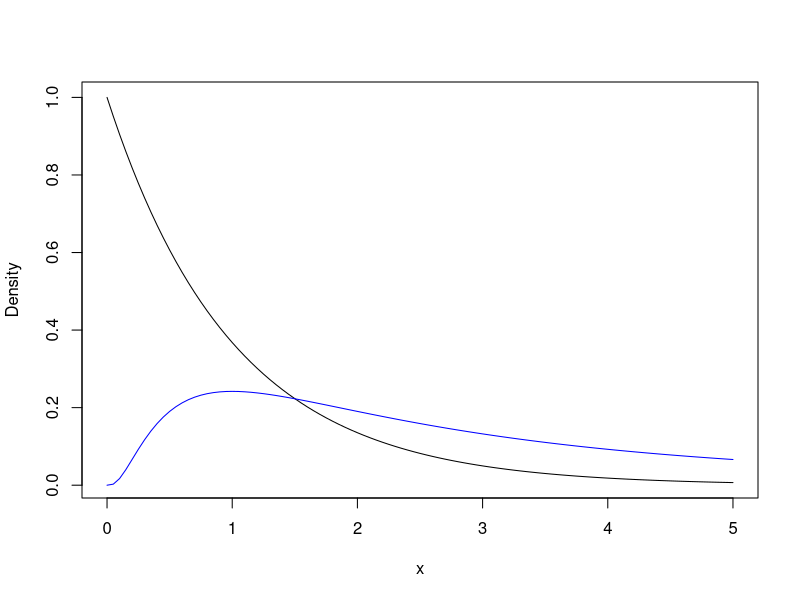
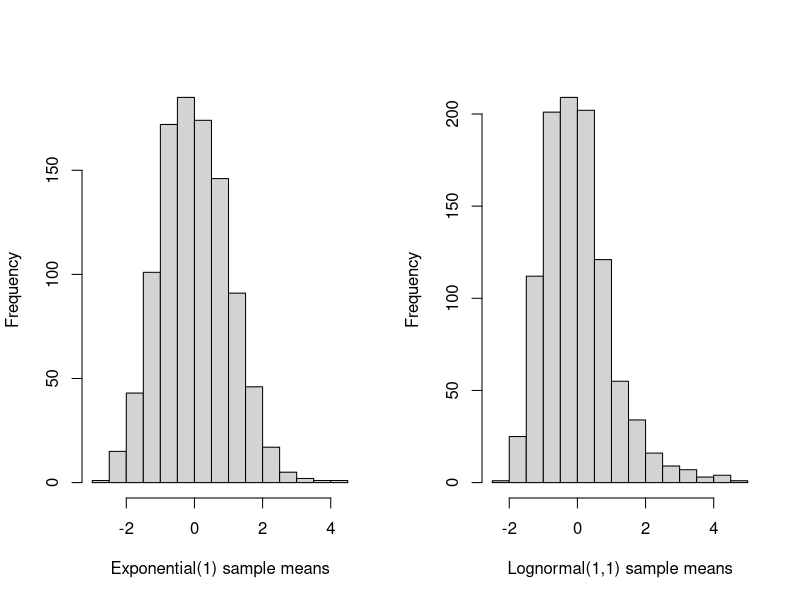
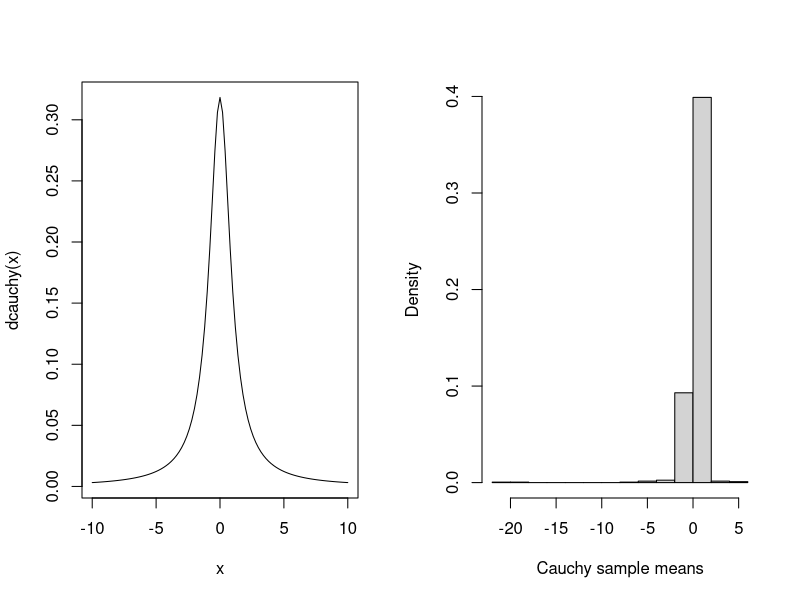

Recreate these plots in R, in order.
## ---- chunk 1
exp1 <- function(x) dexp(x,1)
dlnorm1 <- function(x) dlnorm(x,1,1)


curve(exp1, 0,5, xlab = 'x', ylab = 'Density')
curve(dlnorm1, 0,5,add = T, col = 'blue')


x1 <- colMeans(matrix(rexp(30*1000,1),30,1000))
x2 <- colMeans(matrix(rlnorm(30*1000,1,1),30,1000))

par(mfrow = c(1,2))

hist((x1-mean(x1))/(sd(x1)), xlab = 'Exponential(1) sample means', main = '')
hist((x2-mean(x2))/(sd(x2)), xlab = 'Lognormal(1,1) sample means', main = '')


## ---- chunk 2

set.seed(12345)

par(mfrow = c(1,2))

curve(dcauchy, -10, 10)

x1 <- colMeans(matrix(rcauchy(50*1000),50,1000))
hist((x1-mean(x1))/(sd(x1)), xlab = 'Cauchy sample means', main = '', freq = F)



